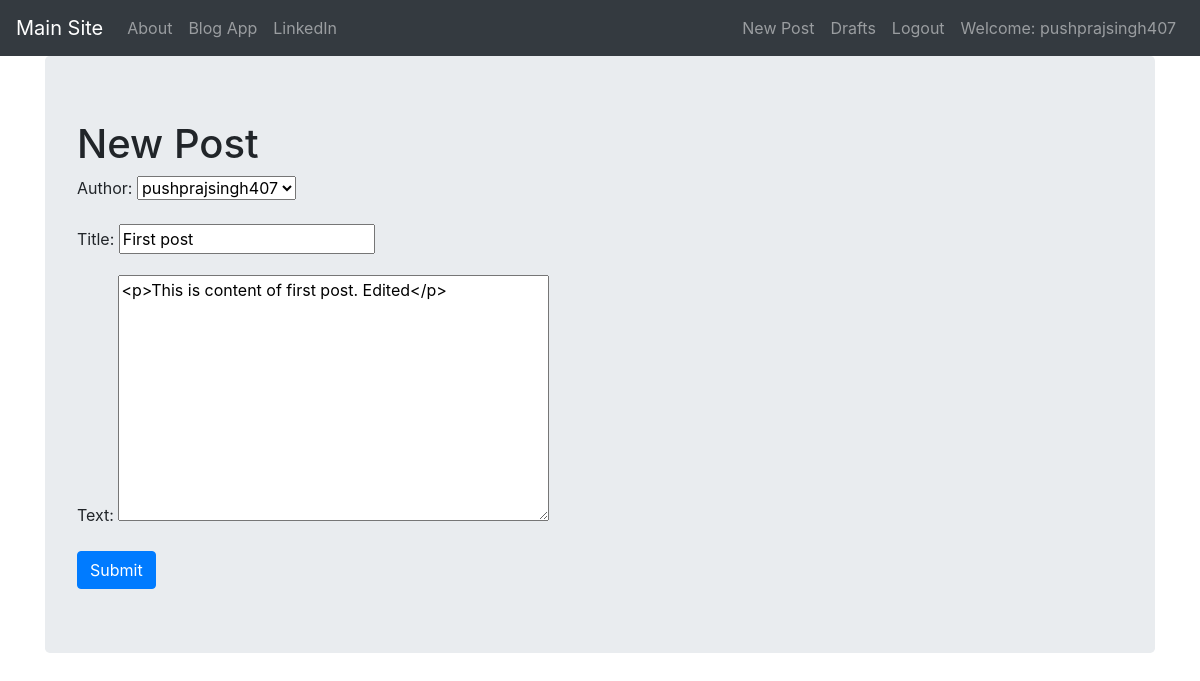
Screenshot of /post/1/edit/ (signed in) with the database file from the repository.
### blog/models.py (models this page shows, shortened)
class Post(models.Model):
    author = models.ForeignKey('auth.User', on_delete=models.CASCADE)#Try other options for cascade
    title = models.CharField(max_length=200)
    text = models.TextField()
    creation_date = models.DateTimeField(default=timezone.now)
    publishion_date = models.DateTimeField(blank=True, null=True)#Its not necessary to publish post it
    def publish(self):
        self.publishion_date = timezone.now()
        self.save()

### blog/views.py (the view)
# urls.py: path('post/<int:pk>/edit/', views.UpdatePostView.as_view(), name='post_edit'),
class UpdatePostView(LoginRequiredMixin, UpdateView):
    login_url = '/login/'
    redirect_field_name = 'blog/post_detail.html'
    form_class = PostForm
    model = Post

### blog/forms.py
class PostForm(forms.ModelForm):
    class Meta():
        model = Post
        fields = ('author', 'title', 'text')
        widgets = {
            'title' : forms.TextInput(attrs={'class':'textinputclass'}),
            'text' : forms.Textarea(attrs={'class':'editable'})
        }

### blog/templates/blog/post_form.html (shortened to what this page needs)
{% extends 'blog/base.html' %}
{% block content %}
  <h1>New Post</h1>
  <form class="post-form" method="post">
    {{form.as_p}}
    <button type="submit" class="btn btn-primary" value="Submit">Submit</button>
  </form>
{% endblock %}

### blog/templates/blog/base.html (shortened to what this page needs)
<!DOCTYPE html>
{% load static %}
<html lang="en" dir="ltr">
  <head>
    <link rel="stylesheet" href="https://maxcdn.bootstrapcdn.com/bootstrap/4.0.0/css/bootstrap.min.css">
    <link href="https://maxcdn.bootstrapcdn.com/font-awesome/4.7.0/css/font-awesome.min.css" rel="stylesheet">
    <link rel="stylesheet" href="//cdn.jsdelivr.net/npm/medium-editor@latest/dist/css/medium-editor.min.css" type="text/css" media="screen" charset="utf-8">
    <link rel="stylesheet" href="{% static 'css/blog.css' %}">
  </head>
  <body>
      <nav class="navbar navbar-expand-lg navbar-dark bg-dark">
        <a class="navbar-brand" href="#">Main Site</a>
        <div class="collapse navbar-collapse" id="navbarNav">
          <ul class="navbar-nav">
            <li class="nav-item">
              <a class="nav-link" href="{% url 'about' %}">About</a>
            </li>
            <li class="nav-item">
              <a class="nav-link" href="{% url 'post_list' %}">Blog App</a>
            </li>
            <li class="nav-item">
              <a class="nav-link" href="https://www.linkedin.com/">LinkedIn</a>
            </li>
          </ul>
          <ul class="navbar-nav ml-auto">
            {% if user.is_authenticated %}
              <li class="nav-item">
                <a class="nav-link" href="{% url 'post_new' %}">New Post</a>
              </li>
              <li class="nav-item">
                <a class="nav-link" href="{% url 'post_draft_list' %}">Drafts</a>
              </li>
              <li class="nav-item">
                <a class="nav-link" href="{% url 'logout' %}">Logout</a>
              </li>
              <li class="nav-item">
                <a  class="nav-link">Welcome: {{user.username}}</a>
              </li>
            {% else %}
              <li class="nav-item">
                <a class="nav-link" href="{% url 'login' %}"><span class="glyphicon glyphicon-user"></span>Login</a>
              </li>
            {% endif %}
          </ul>
        </div>
      </nav>
      <div class="container">
        <div class="jumbotron blog_post">
          {% block content %}
          {% endblock %}
        </div>
      </div>
  </body>
</html>

### rows the page displays
Post: author "pushprajsingh407", title "First post", text "<p>This is content of first post. Edited</p>"

### other values shown
{{ user.username }} "pushprajsingh407"
